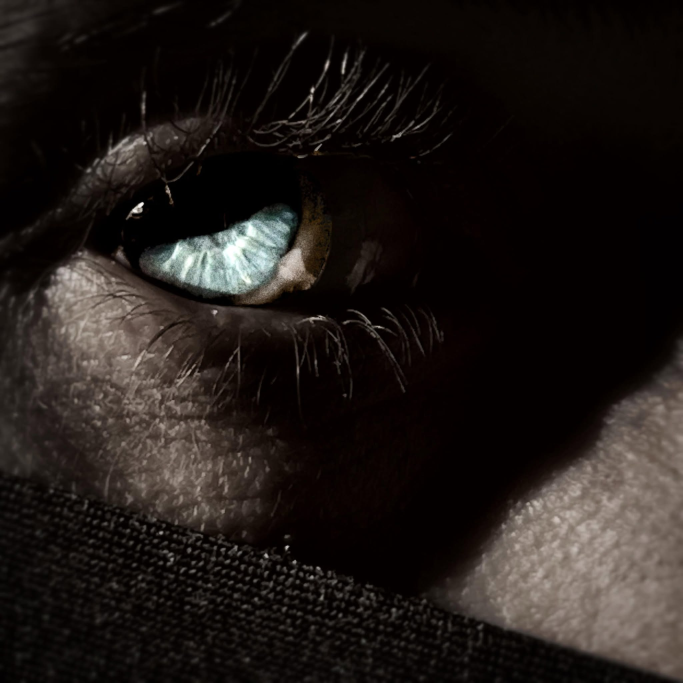
#> input picture assets/images/LP_EYE.jpg, 2048 x 2048 px (shown at 1/3 size)
$ python generate_pwa_icons.py
#> lines starting #> are read from the running program, lines starting #| are printed output that depends on the picture
#!/usr/bin/env python3
"""Generate standard PWA and favicon sizes from the selected LP_EYE portrait."""
from pathlib import Path
from PIL import Image

ROOT = Path(__file__).resolve().parents[1]
IMAGES = ROOT / "assets" / "images"
SOURCE = IMAGES / "LP_EYE.jpg"


def save_square(image: Image.Image, size: int, filename: str) -> None:
    image.resize((size, size), Image.Resampling.LANCZOS).save(
        IMAGES / filename, format="PNG", optimize=True
    )


def main() -> None:
    with Image.open(SOURCE) as original:
#> original is the input picture: PIL image 2048x2048 RGB; mean R, G, B 32.1, 26.1, 23.4
        source = original.convert("RGB")
        if source.width != source.height:
            side = min(source.size)
            left = (source.width - side) // 2
            top = (source.height - side) // 2
            source = source.crop((left, top, left + side, top + side))

        for size, filename in ((16, "favicon-16.png"), (32, "favicon-32.png"),
                               (180, "apple-touch-icon.png"), (192, "icon-192.png"),
                               (512, "icon-512.png")):
            save_square(source, size, filename)
#> this loop made 5 passes
#> pass 1, in save_square, `image.resize((size, size), Image.Resampling.LANCZOS).save( IMAGES / fi..`:
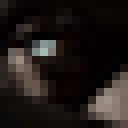
#> saved as favicon-16.png: PIL image 16x16 RGB (shown 8 times larger); mean R, G, B 32.3, 26.5, 23.7
#> pass 2, in save_square (call 2), `image.resize((size, size), Image.Resampling.LANCZOS).save( IMAGES / fi..`:
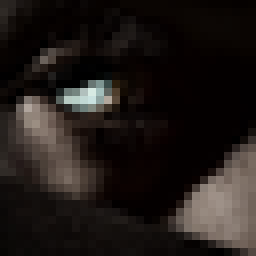
#> saved as favicon-32.png: PIL image 32x32 RGB (shown 8 times larger); mean R, G, B 32.2, 26.2, 23.5

        for size in (192, 512):
            canvas = Image.new("RGB", (size, size), "#111315")
            inset_image = source.resize((int(size * 0.8), int(size * 0.8)), Image.Resampling.LANCZOS)
            offset = (size - inset_image.width) // 2
            canvas.paste(inset_image, (offset, offset))
            canvas.save(IMAGES / f"pwa-icon-maskable-{size}.png", format="PNG", optimize=True)
#> this loop made 2 passes
#> pass 1, in main, `inset_image = source.resize((int(size * 0.8), int(size * 0.8)), Image...`:
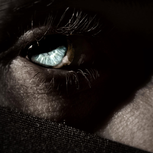
#> inset_image: PIL image 153x153 RGB; mean R, G, B 32.2, 26.2, 23.5
#> pass 1, in main, `canvas.save(IMAGES / f"pwa-icon-maskable-{size}.png", format="PNG", op..`:
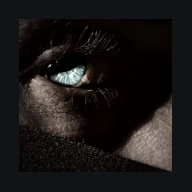
#> saved as pwa-icon-maskable-192.png: PIL image 192x192 RGB; mean R, G, B 26.6, 23.6, 22.6
#> after the loop:
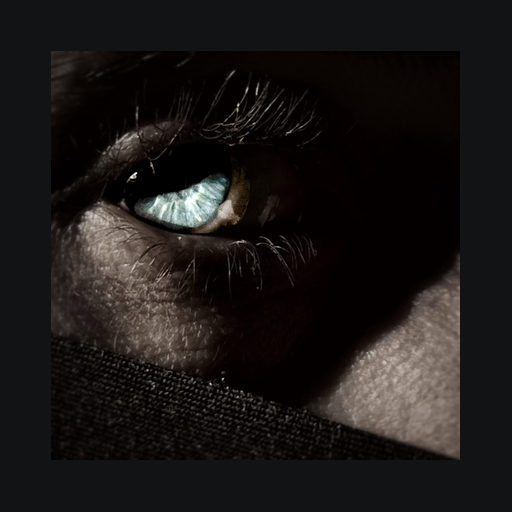
#> canvas: PIL image 512x512 RGB; mean R, G, B 26.7, 23.6, 22.5
#> after the loop:
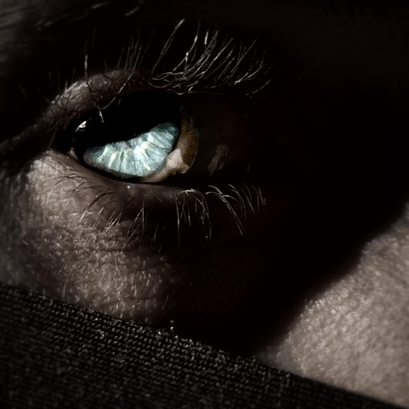
#> inset_image: PIL image 409x409 RGB; mean R, G, B 32.1, 26.1, 23.4

    print("Generated favicon, Apple touch, and PWA icons from assets/images/LP_EYE.jpg")


if __name__ == "__main__":
    main()
